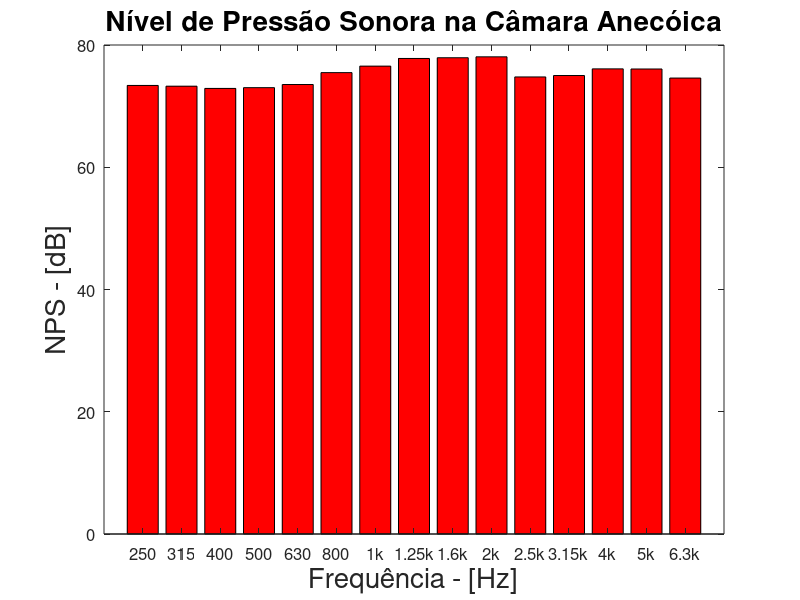

The MATLAB source for this figure: (Note: this script raises an error after producing the figure.)
clc; clear all; close all;

frequencias = textread('frequencies.txt');
% Esses valores ja sao em RMS
microphone_1 = textread('microphone_1.txt');
microphone_2 = textread('microphone_2.txt');
microphone_3 = textread('microphone_3.txt');
microphone_4 = textread('microphone_4.txt');
microphone_5 = textread('microphone_5.txt');
microphone_6 = textread('microphone_6.txt');
microphone_7 = textread('microphone_7.txt');
microphone_8 = textread('microphone_8.txt');
microphone_9 = textread('microphone_9.txt');
microphone_10 = textread('microphone_10.txt');

%% POTÊNCIA SONORA - CAMARA SEMI-ANECÓICA
% Média entre as pressões sonoras da câmara anecóica
pressao_rms(1:length(frequencias)) = 0;
for frequencia = 1:length(frequencias)
	pressao_rms(frequencia) = mean([microphone_1(frequencia) ...
		microphone_2(frequencia) ...
		microphone_3(frequencia) ...
		microphone_4(frequencia) ...
		microphone_5(frequencia) ...
		microphone_6(frequencia) ...
		microphone_7(frequencia) ...
		microphone_8(frequencia) ...
		microphone_9(frequencia) ...
		microphone_10(frequencia)].^2);
end
nivel_pressao_sonora_anecoica = 10*log10(pressao_rms(11:end)/(2e-5)^2);
diretividade = 2;
raio = 1;
nivel_potencia_sonora_anecoica = nivel_pressao_sonora_anecoica - 10*log10((diretividade)/(4*pi*raio^(2)));

% pegar a partir de 250 Hz pois eh a frequencia de corte da camara reverberante,
% pois abaixo disso os modos acusticos atuam na sala

% Plotando o nivel de pressao sonora para a camara anecoica
figure(1);
bar(nivel_pressao_sonora_anecoica, 'r'); hold on;
set(gca,'XTick',1:1:15);
set(gca,'XTickLabel',{'250', '315','400', '500','630', '800' ,'1k', '1.25k' ,'1.6k', '2k' ,'2.5k',...
'3.15k', '4k','5k','6.3k'},'FontSize',12);
xlabel('Frequência - [Hz]','FontSize',20);
ylabel('NPS - [dB]','FontSize',20);
title('Nível de Pressão Sonora na Câmara Anecóica','FontSize',20);

%% POTENCIA SONORA - CAMARA REVERBERANTE 
% ler valores rms reverberante
valores_rms_reverberante = textread('ReverberanteBoom.txt');
% pegando os valores rms
valores_rms_reverberante = valores_rms_reverberante(:,2);
% ler tempos de reverberacao (para a frequencia de 6.3k foi uma extrapolacao linear)
load TR_RV;
tempo_reverberacao = TR_RV;
% calcular nivel de pressao sonora
nivel_pressao_sonora_reverberacao = 20*log10((valores_rms_reverberante)./(2e-5));
area_superficial_total = 203.37; % m^2
volume_camara_reverberativa = 189.15; % m^3
A = -0.161*volume_camara_reverberativa;
B = tempo_reverberacao*area_superficial_total;
alpha_eyring = 1 - exp(A./B);
A = 0.161*volume_camara_reverberativa;
B = tempo_reverberacao*area_superficial_total;
alpha_sabine = A./B;
% calcular potencia sonora
A = 4*(1 - alpha_sabine);
B = area_superficial_total*alpha_sabine;
nivel_potencia_sonora_reverberacao = ...
nivel_pressao_sonora_reverberacao(11:end) - 10*log10(A./B);

% Plotando o nivel de pressao sonora para a camara reverberacao
figure(2);
bar(nivel_pressao_sonora_anecoica, 'g'); hold on;
set(gca,'XTick',1:1:15);
set(gca,'XTickLabel',{'250', '315','400', '500','630', '800' ,'1k', '1.25k' ,'1.6k', '2k' ,'2.5k',...
'3.15k', '4k','5k','6.3k'},'FontSize',12);
xlabel('Frequência - [Hz]','FontSize',20);
ylabel('NPS - [dB]','FontSize',20);
title('Nível de Pressão Sonora na Câmara Reverberante','FontSize',20);

% Plotando a comparacao dos niveis de potencia sonora
load NWS_Ref;
nivel_potencia_sonora_referencia = NWS_Ref;
figure(3)

nivel_potencia_sonora_reverberacao = nivel_potencia_sonora_reverberacao';
nivel_potencia_sonora_referencia = nivel_potencia_sonora_referencia';
A = [nivel_potencia_sonora_anecoica; nivel_potencia_sonora_reverberacao; nivel_potencia_sonora_referencia]';
bar(A)
ylim([0 115])
set(gca,'XTick',1:1:15)
set(gca,'XTickLabel',{'250', '315','400', '500','630', '800' ,'1k', '1.25k' ,'1.6k', '2k' ,'2.5k',...
'3.15k', '4k','5k','6.3k'},'FontSize',12)
xlabel('Frequência - [Hz]','FontSize',20)
ylabel('NWS - [dB]','FontSize',20)
title('Nível de Potência Sonora','FontSize',20)
k=legend('Câmara Anecóica','Câmara Reverberante','Fonte de Referência');
set(k,'FontSize',20)

figure(4)
bar([alpha_sabine alpha_eyring])
set(gca,'XTick',1:1:15)
set(gca,'XTickLabel',{'250', '315','400', '500','630', '800' ,'1k', '1.25k' ,'1.6k', '2k' ,'2.5k',...
'3.15k', '4k','5k','6.3k'},'FontSize',12)
xlabel('Frequência - [Hz]','FontSize',20)
ylabel('C. Absorção \alpha','FontSize',20)
title('C. Aborção Câmara Reverberante','FontSize',20)
k=legend('Sabine','Eyring');
set(k,'FontSize',20)
ylim([0 0.09])

valores_ruido_fundo_anecoica = textread('RuidoFundoAnecoica.txt');
ruidos_fundo_anecoica = valores_ruido_fundo_anecoica(:, 2:5);
frequencias = valores_ruido_fundo_anecoica(:,1);
nps_fundo_media_anecoica(1:length(frequencias)) = 0;
for frequencia = 1:length(frequencias)
	media_ruido = mean(ruidos_fundo_anecoica(frequencia, :));
	nps_fundo_media_anecoica(frequencia) = 20*log10(media_ruido/0.00002);
end
figure(5);
bar(nps_fundo_media_anecoica);
hold on;
set(gca,'XTick',1:1:15);
set(gca,'XTickLabel',{'250', '315','400', '500','630', '800' ,'1k', '1.25k' ,'1.6k', '2k' ,'2.5k',...
'3.15k', '4k','5k','6.3k'},'FontSize',12);
xlabel('Frequência - [Hz]','FontSize',20);
ylabel('NPS - [dB]','FontSize',20);
title('Ruído de Fundo na Câmara Semianecóica ','FontSize',20);

valores_ruido_fundo_reverberante = textread('RuidoFundoReverberante.txt');
nps_fundo_reverberante = 20*log(valores_ruido_fundo_reverberante(:,2)/0.00002);
figure(6);
bar(nps_fundo_reverberante);
hold on;
set(gca,'XTick',1:1:15);
set(gca,'XTickLabel',{'250', '315','400', '500','630', '800' ,'1k', '1.25k' ,'1.6k', '2k' ,'2.5k',...
'3.15k', '4k','5k','6.3k'},'FontSize',12);
xlabel('Frequência - [Hz]','FontSize',20);
ylabel('NPS - [dB]','FontSize',20);
title('Ruído de Fundo na Câmara Reverberante','FontSize',20);